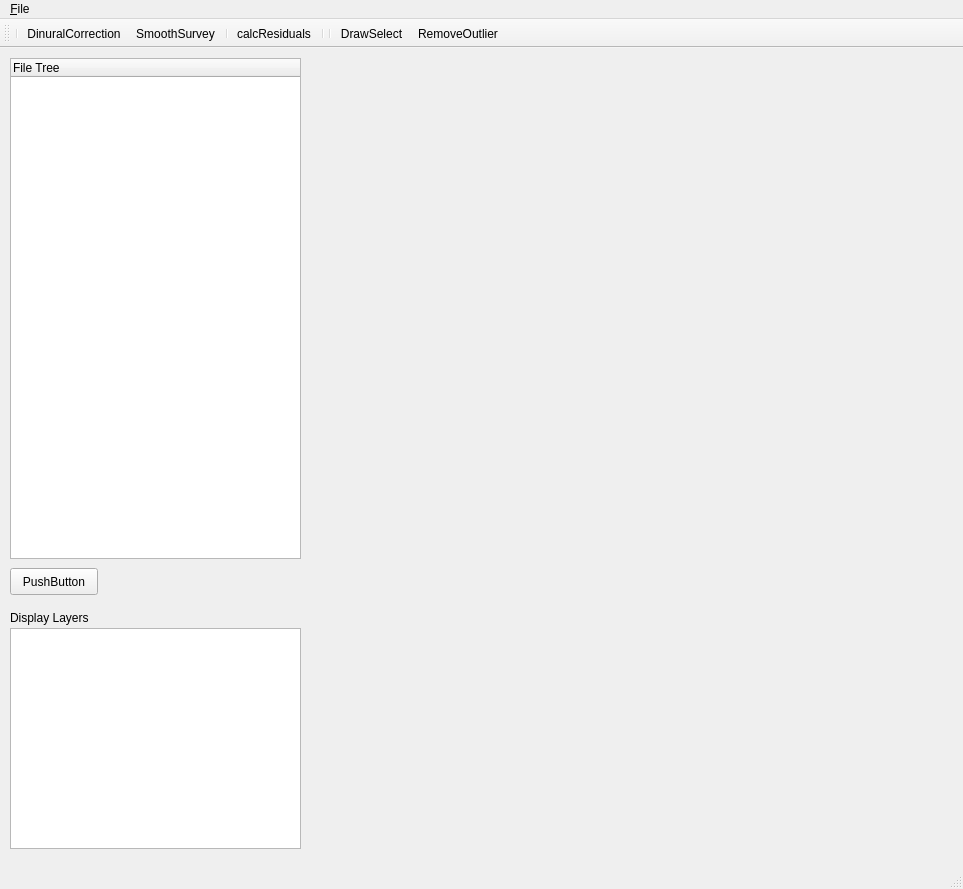
<?xml version="1.0" encoding="UTF-8"?>
<ui version="4.0">
 <class>MainWindow</class>
 <widget class="QMainWindow" name="MainWindow">
  <property name="geometry">
   <rect>
    <x>0</x>
    <y>0</y>
    <width>963</width>
    <height>889</height>
   </rect>
  </property>
  <property name="windowTitle">
   <string>Magnetometry</string>
  </property>
  <widget class="QWidget" name="centralwidget">
   <widget class="QWidget" name="verticalLayoutWidget">
    <property name="geometry">
     <rect>
      <x>320</x>
      <y>530</y>
      <width>931</width>
      <height>271</height>
     </rect>
    </property>
    <layout class="QVBoxLayout" name="verticalLayoutTimeSeriesCanvas"/>
   </widget>
   <widget class="QWidget" name="verticalLayoutWidget_2">
    <property name="geometry">
     <rect>
      <x>320</x>
      <y>10</y>
      <width>931</width>
      <height>501</height>
     </rect>
    </property>
    <layout class="QVBoxLayout" name="verticalLayout2DMappingCanvas"/>
   </widget>
   <widget class="QPushButton" name="pushButton">
    <property name="geometry">
     <rect>
      <x>10</x>
      <y>520</y>
      <width>88</width>
      <height>27</height>
     </rect>
    </property>
    <property name="text">
     <string>PushButton</string>
    </property>
   </widget>
   <widget class="QTreeWidget" name="treeWidget">
    <property name="geometry">
     <rect>
      <x>10</x>
      <y>10</y>
      <width>291</width>
      <height>501</height>
     </rect>
    </property>
    <column>
     <property name="text">
      <string notr="true">File Tree</string>
     </property>
    </column>
   </widget>
   <widget class="QListWidget" name="listWidget">
    <property name="geometry">
     <rect>
      <x>10</x>
      <y>580</y>
      <width>291</width>
      <height>221</height>
     </rect>
    </property>
   </widget>
   <widget class="QLabel" name="label">
    <property name="geometry">
     <rect>
      <x>10</x>
      <y>560</y>
      <width>291</width>
      <height>19</height>
     </rect>
    </property>
    <property name="text">
     <string>Display Layers</string>
    </property>
   </widget>
  </widget>
  <widget class="QMenuBar" name="menubar">
   <property name="geometry">
    <rect>
     <x>0</x>
     <y>0</y>
     <width>963</width>
     <height>24</height>
    </rect>
   </property>
   <widget class="QMenu" name="menuFile">
    <property name="title">
     <string>&amp;File</string>
    </property>
    <widget class="QMenu" name="menuOpen_Survey">
     <property name="title">
      <string>Import Survey</string>
     </property>
     <addaction name="actionFrom_BOB_CSV"/>
     <addaction name="actionFrom_Sealink_Folder"/>
     <addaction name="separator"/>
     <addaction name="actionFrom_Custom_CSV"/>
    </widget>
    <addaction name="actionNew_Project"/>
    <addaction name="actionOpen_Project"/>
    <addaction name="actionSave_Project"/>
    <addaction name="separator"/>
    <addaction name="menuOpen_Survey"/>
   </widget>
   <addaction name="menuFile"/>
  </widget>
  <widget class="QStatusBar" name="statusbar"/>
  <widget class="QToolBar" name="toolBar">
   <property name="windowTitle">
    <string>toolBar</string>
   </property>
   <attribute name="toolBarArea">
    <enum>TopToolBarArea</enum>
   </attribute>
   <attribute name="toolBarBreak">
    <bool>false</bool>
   </attribute>
   <addaction name="separator"/>
   <addaction name="actionDinuralCorrection"/>
   <addaction name="actionSmoothSurvey"/>
   <addaction name="separator"/>
   <addaction name="actioncalcResiduals"/>
   <addaction name="separator"/>
   <addaction name="separator"/>
   <addaction name="actionDrawSelect"/>
   <addaction name="actionRemoveOutlier"/>
  </widget>
  <action name="actionblubb">
   <property name="text">
    <string>blubb</string>
   </property>
  </action>
  <action name="actionDinuralCorrection">
   <property name="text">
    <string>DinuralCorrection</string>
   </property>
   <property name="toolTip">
    <string>&lt;html&gt;&lt;head/&gt;&lt;body&gt;&lt;p&gt;&lt;span style=&quot; font-size:20pt; font-weight:600;&quot;&gt;DC&lt;/span&gt;&lt;/p&gt;&lt;/body&gt;&lt;/html&gt;</string>
   </property>
  </action>
  <action name="actionSmoothSurvey">
   <property name="text">
    <string>SmoothSurvey</string>
   </property>
  </action>
  <action name="actioncalcResiduals">
   <property name="text">
    <string>calcResiduals</string>
   </property>
  </action>
  <action name="actionSomething_Else">
   <property name="text">
    <string>Something Else</string>
   </property>
  </action>
  <action name="actionNew_Project">
   <property name="text">
    <string>New Project</string>
   </property>
  </action>
  <action name="actionSave_Project">
   <property name="text">
    <string>Save Project</string>
   </property>
  </action>
  <action name="actionOpen_Project">
   <property name="text">
    <string>Open Project</string>
   </property>
  </action>
  <action name="actionFrom_BOB_CSV">
   <property name="text">
    <string>From BOB CSV</string>
   </property>
  </action>
  <action name="actionFrom_Sealink_Folder">
   <property name="text">
    <string>From Sealink Folder</string>
   </property>
  </action>
  <action name="actionFrom_Custom_CSV">
   <property name="text">
    <string>From Custom CSV</string>
   </property>
  </action>
  <action name="actionDrawSelect">
   <property name="text">
    <string>DrawSelect</string>
   </property>
  </action>
  <action name="actionRemoveOutlier">
   <property name="text">
    <string>RemoveOutlier</string>
   </property>
  </action>
 </widget>
 <resources/>
 <connections/>
</ui>
